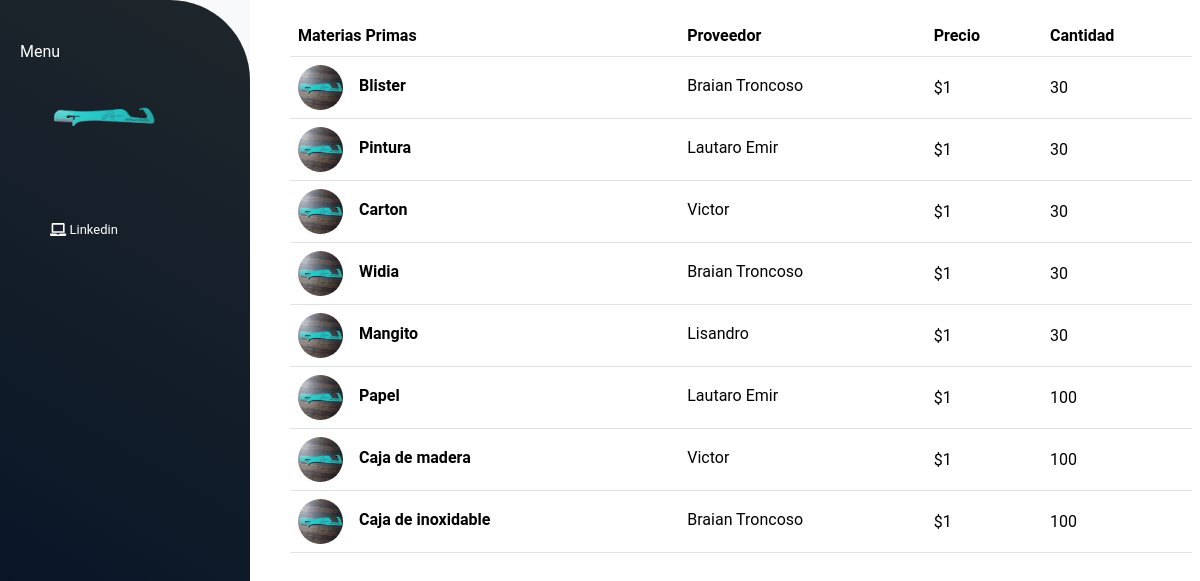
Screenshot of /materias_primas/ with the database file from the repository.
### materias_primas/models.py (models this page shows, shortened)
class Materias(models.Model):
    nombre = models.CharField(max_length=45)
    precio = models.IntegerField()
    cantidad = models.IntegerField()
    proveedores = models.ForeignKey(Proveedores, null=True, blank=True, on_delete=models.SET_NULL, related_name='materias')
    imagen = models.CharField(max_length=100)
    def get_imagen_url(self):
        if self.imagen:
            return f"/static/img/{self.imagen}"
        else:
            return "/static/img/afilador.jpeg"
    class Meta:
        db_table = 'materias'
        verbose_name = "Materia"

### proveedores/models.py (models this page shows, shortened)
class Proveedores(models.Model):
    nombre = models.CharField(max_length=50)
    detalle = models.CharField(max_length=200, blank=True)
    direccion = models.CharField(max_length=100)
    telefono = models.IntegerField(null=True, blank=True)
    email = models.CharField(max_length=100)
    imagen = models.TextField(null=True, blank=True)
    class Meta:
        db_table = 'proveedores'
        verbose_name = "Proveedores"

### materias_primas/views.py (the view)
# urls.py: path('', views.mostrar_materias_primas, name='materias_primas'),
def mostrar_materias_primas(request):
    materias = Materias.objects.all()
    return render(request, 'materias_primas.html', {'materias': materias, 'mensaje': "No hay Materia Prima"})

### materias_primas/templates/materias_primas.html (shortened to what this page needs)
{% extends "materias_primas/layout.html" %}
{% load static %}
{% block content %}
{% if materias%}
<div class="container">
    <table class="table align-middle mb-0 bg-white m-3 mb-5">
        <thead class="bg-light">
        <tr>
            <th>Materias Primas</th>
            <th>Proveedor</th>
            <th>Precio</th>
            <th>Cantidad</th>
        </tr>
        </thead>
        <tbody>
        {% for materia in materias %}
            <tr>
                <td>
                <div class="d-flex align-items-center">
                    <img
                        src="{{ materia.get_imagen_url }}"
                        alt="NO-IMG"
                        style="width: 45px; height: 45px"
                        class="rounded-circle"
                        />
                    <div class="ms-3">
                    <p class="fw-bold mb-1 ml-2">{{materia.nombre}}</p>
                    </div>
                </div>
                </td>
                <td>
                <p class="fw-normal mb-1">{{ materia.proveedores.nombre }} {{ materia.proveedores.apellido}}</p>
                </td>
                <td>${{ materia.precio }}</td>
                <td>{{ materia.cantidad }}</td>
            </tr>
        {%endfor%}
        </tbody>
    </table>
{%else%}
    {{ mensaje }}
{%endif%}
</div>
{% endblock %}

### static/style.css (style rules this page uses)
body { font-family: 'Roboto' !important; width: 100% !important; height: 100vh !important; margin: 0; }

### rows the page displays
Materias: nombre "Blister", proveedores.nombre "Braian Troncoso", precio "1", cantidad "30"
Materias: nombre "Pintura", proveedores.nombre "Lautaro Emir", precio "1", cantidad "30"
Materias: nombre "Carton", proveedores.nombre "Victor", precio "1", cantidad "30"
Materias: nombre "Widia", proveedores.nombre "Braian Troncoso", precio "1", cantidad "30"
Materias: nombre "Mangito", proveedores.nombre "Lisandro", precio "1", cantidad "30"
Materias: nombre "Papel", proveedores.nombre "Lautaro Emir", precio "1", cantidad "100"
Materias: nombre "Caja de madera", proveedores.nombre "Victor", precio "1", cantidad "100"
Materias: nombre "Caja de inoxidable", proveedores.nombre "Braian Troncoso", precio "1", cantidad "100"
